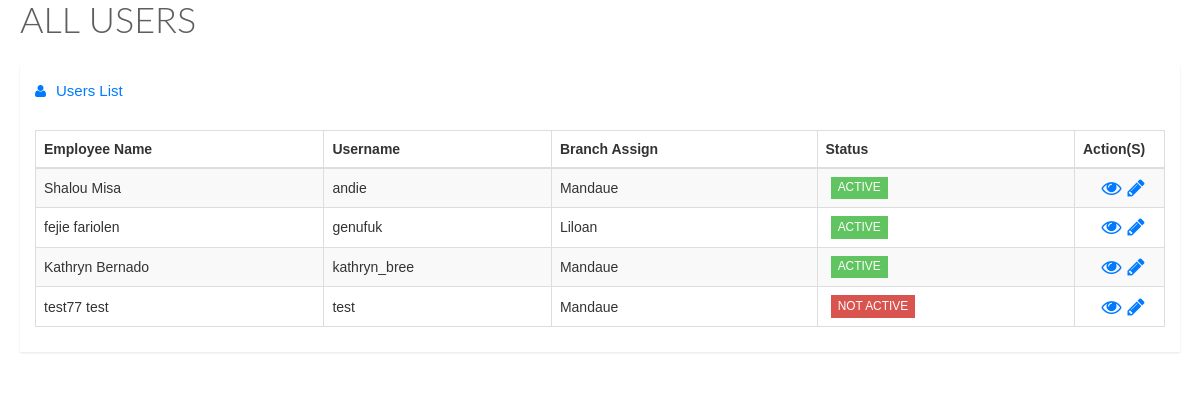
Page /userlist.php on the committed database.
### tables this page shows
CREATE TABLE `users` (
  `id` int(11) NOT NULL,
  `username` varchar(20) NOT NULL,
  `password` varchar(20) NOT NULL,
  `firstname` varchar(100) NOT NULL,
  `middlename` varchar(30) NOT NULL,
  `lastname` varchar(100) NOT NULL,
  `contact` varchar(20) NOT NULL,
  `picture` varchar(100) NOT NULL,
  `type` varchar(20) NOT NULL,
  `status` varchar(20) NOT NULL,
  `branchid` varchar(20) NOT NULL
);

### userlist.php (the view, shortened to what this page needs)
<link href="stylesheets/bootstrap.min.css" media="all" rel="stylesheet" type="text/css" />
    <link href="stylesheets/font-awesome.min.css" media="all" rel="stylesheet" type="text/css" />
    <link href="stylesheets/datatables.css" media="all" rel="stylesheet" type="text/css" />
    <link href="stylesheets/style.css" media="all" rel="stylesheet" type="text/css" />
    <div class="animated fadeInDown">
        <div class="page-title">
          <h1>
          </h1>
        </div>
        <div class="row">
          <div class="col-lg-12">
            <div class="widget-container fluid-height clearfix">
              <div class="heading">
                <i class="fa fa-user"></i>Users List
              </div>
              <div class="widget-content padded clearfix">
                <table class="table table-bordered table-striped" id="dataTable1">
                  <thead>
                    <th>
                     Employee Name
                    </th>
                    <th>
                      Username
                    </th>
                    <th class="hidden-xs">
                      Branch Assign
                    </th>
                    <th class="hidden-xs">
                      Status
                    </th>
                    <th>Action(S)</th>
                  </thead>
                  <tbody>
                      <?php
                        include 'db/connection.php';
                        $models = $dbConn->query("SELECT * FROM users where branchid != 'any' ");
                        while ($get_models= $models->fetch(PDO::FETCH_ASSOC))
                        {
                        ?>
                        <tr>
                        <td><?php echo $get_models['firstname'] .' '.$get_models['lastname'];?></td>
                          <td> <?php echo $get_models['username'];?></td>
                           <td><?php echo $get_models['branchid'];?></td>
                           <td style="text-transform:uppercase;"><?php
                                  if ($get_models['status'] == 'active')
                                  {
                                    echo '<span class="label label-success">'.$get_models['status'].'</span>';
                                  }
                                  else
                                  {
                                    echo '<span class="label label-danger">'.$get_models['status'].'</span>';
                                  }
                                  ?></td>
                          <td class="actions" style="font-size:20px;">
                        <div class="action-buttons"><center>
                          <a class="fancybox" href="#<?php echo $get_models['username'];?>"><i class="fa fa-eye"></i></a><a class="table-actions" id="edit_users" href="javascript:void(0);" data-accounts="<?php echo $get_models['username']; ?>"><i class="fa fa-pencil"></i></a></center>
                        </div>
                      </td>
                                 </tr>
                                 <?php } ?>
                  </tbody>
                </table>
              </div>
            </div>
          </div>
        </div></div>

### rows in the picture
users: firstname "Shalou", lastname "Misa", username "andie", branchid "Mandaue", status "ACTIVE"
users: firstname "fejie", lastname "fariolen", username "genufuk", branchid "Liloan", status "ACTIVE"
users: firstname "Kathryn", lastname "Bernado", username "kathryn_bree", branchid "Mandaue", status "ACTIVE"
users: firstname "test77", lastname "test", username "test", branchid "Mandaue", status "NOT ACTIVE"
